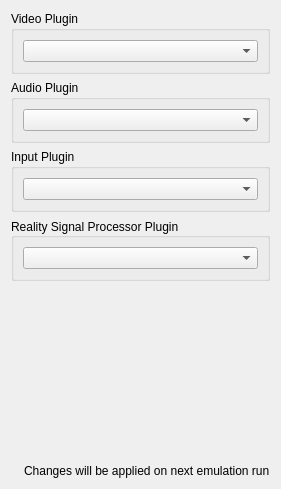
         <widget class="QWidget" name="pluginsTab">
          <attribute name="title">
           <string>Plugins</string>
          </attribute>
          <layout class="QVBoxLayout" name="verticalLayout_25">
           <item>
            <widget class="QGroupBox" name="groupBox_25">
             <property name="title">
              <string>Video Plugin</string>
             </property>
             <layout class="QHBoxLayout" name="horizontalLayout_62">
              <item>
               <widget class="QComboBox" name="videoPluginsComboBox">
                <property name="sizePolicy">
                 <sizepolicy hsizetype="Expanding" vsizetype="Fixed">
                  <horstretch>0</horstretch>
                  <verstretch>0</verstretch>
                 </sizepolicy>
                </property>
               </widget>
              </item>
             </layout>
            </widget>
           </item>
           <item>
            <widget class="QGroupBox" name="groupBox_24">
             <property name="title">
              <string>Audio Plugin</string>
             </property>
             <layout class="QHBoxLayout" name="horizontalLayout_61">
              <item>
               <widget class="QComboBox" name="audioPluginsComboBox">
                <property name="sizePolicy">
                 <sizepolicy hsizetype="Expanding" vsizetype="Fixed">
                  <horstretch>0</horstretch>
                  <verstretch>0</verstretch>
                 </sizepolicy>
                </property>
               </widget>
              </item>
             </layout>
            </widget>
           </item>
           <item>
            <widget class="QGroupBox" name="groupBox_23">
             <property name="title">
              <string>Input Plugin</string>
             </property>
             <layout class="QHBoxLayout" name="horizontalLayout_60">
              <item>
               <widget class="QComboBox" name="inputPluginsComboBox">
                <property name="sizePolicy">
                 <sizepolicy hsizetype="Expanding" vsizetype="Fixed">
                  <horstretch>0</horstretch>
                  <verstretch>0</verstretch>
                 </sizepolicy>
                </property>
               </widget>
              </item>
             </layout>
            </widget>
           </item>
           <item>
            <widget class="QGroupBox" name="groupBox_22">
             <property name="title">
              <string>Reality Signal Processor Plugin</string>
             </property>
             <property name="alignment">
              <set>Qt::AlignLeading|Qt::AlignLeft|Qt::AlignVCenter</set>
             </property>
             <property name="flat">
              <bool>false</bool>
             </property>
             <property name="checkable">
              <bool>false</bool>
             </property>
             <layout class="QHBoxLayout" name="horizontalLayout_59">
              <item>
               <widget class="QComboBox" name="rspPluginsComboBox">
                <property name="sizePolicy">
                 <sizepolicy hsizetype="Expanding" vsizetype="Fixed">
                  <horstretch>0</horstretch>
                  <verstretch>0</verstretch>
                 </sizepolicy>
                </property>
               </widget>
              </item>
             </layout>
            </widget>
           </item>
           <item>
            <spacer name="verticalSpacer_11">
             <property name="orientation">
              <enum>Qt::Vertical</enum>
             </property>
             <property name="sizeHint" stdset="0">
              <size>
               <width>20</width>
               <height>177</height>
              </size>
             </property>
            </spacer>
           </item>
           <item>
            <layout class="QHBoxLayout" name="emulationInfoLayout_1">
             <item>
              <widget class="QLabel" name="infoIconLabel_2">
               <property name="sizePolicy">
                <sizepolicy hsizetype="Minimum" vsizetype="Preferred">
                 <horstretch>0</horstretch>
                 <verstretch>0</verstretch>
                </sizepolicy>
               </property>
               <property name="text">
                <string/>
               </property>
               <property name="pixmap">
                <pixmap>:/newPrefix/Resource/Info.ico</pixmap>
               </property>
               <property name="wordWrap">
                <bool>false</bool>
               </property>
              </widget>
             </item>
             <item>
              <widget class="QLabel" name="label_63">
               <property name="sizePolicy">
                <sizepolicy hsizetype="Expanding" vsizetype="Minimum">
                 <horstretch>0</horstretch>
                 <verstretch>0</verstretch>
                </sizepolicy>
               </property>
               <property name="midLineWidth">
                <number>1</number>
               </property>
               <property name="text">
                <string>Changes will be applied on next emulation run</string>
               </property>
               <property name="textFormat">
                <enum>Qt::PlainText</enum>
               </property>
              </widget>
             </item>
            </layout>
           </item>
          </layout>
         </widget>
